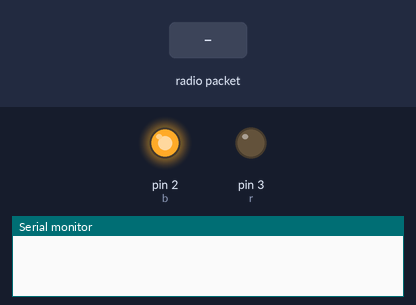
The sketch below on a simulated Arduino Uno, built with avr-gcc and run on an emulated ATmega328P. On the bench: output pins drawn as LEDs (lit = HIGH), the last lines printed to the serial monitor. The test bench sets the inputs (shaded band). No radio packets arrive unless stated.

Above: at 1.2 s.
1.3 s: radio packet "ROBOTICS" arrives
At 2.7 s:
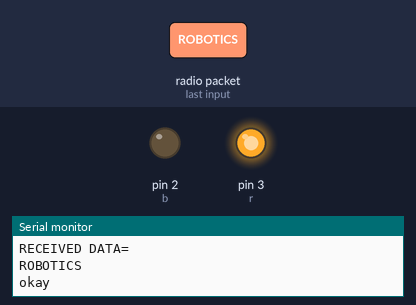
4.3 s: radio packet "1" arrives
Timing chart, 0 to 7.3 s (numbered marks = the images above; inputs shaded):
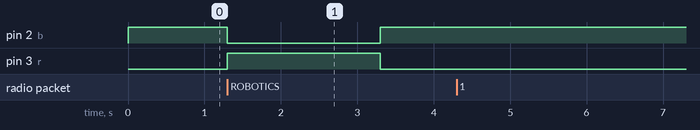

The sketch:

basic_nrf_receiver.ino
```cpp
#include <SPI.h>
#include <nRF24L01.h>
#include <RF24.h>
const int r =3;
const int b = 2;
RF24 radio(9, 10);
const byte address[6] = "00001";

void setup() {
  Serial.begin(9600);
  radio.begin();
  radio.openReadingPipe(0, address);
  radio.setPALevel(RF24_PA_MIN);
  radio.startListening();
  pinMode(r,OUTPUT);
  pinMode(b,OUTPUT);
  digitalWrite(b,HIGH);
}

void loop() {
  if (radio.available()) {
    char text[32] = " ";

    radio.read(&text, sizeof(text));
    Serial.println("RECEIVED DATA=");
    Serial.println(text);
    String Text = text;
    if(Text =="ROBOTICS"){
      Serial.println("okay");
      digitalWrite(r,HIGH);
      digitalWrite(b,LOW);
      delay(2000);
      digitalWrite(r,LOW);
      digitalWrite(b,HIGH);
      delay(2000);}
  }
}
```

Measured:
- after the input at 1.3 s, pin 2 (b): HIGH → LOW at once, → HIGH 2.0 s later; pin 3 (r): LOW → HIGH at once, → LOW 2.0 s later
